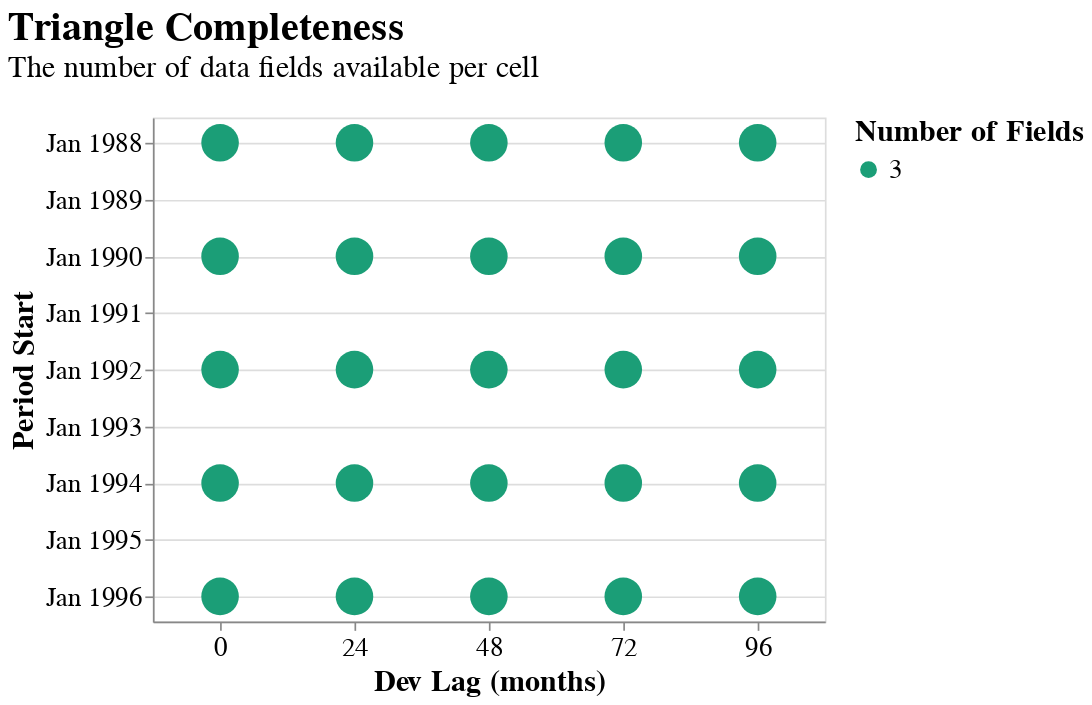

Notebook code for this chart:
### Markdown cell above
## Aggregation

### Code cell
meyers.aggregate(period_resolution=(2, 'years'), eval_resolution=(2, 'years')).plot_data_completeness()

### Figure 1 — Vega-Lite specification as saved in the notebook (floating-point values rounded to 4 significant figures)
{"autosize": {"contains": "content", "resize": true}, "config": {"style": {"group-title": {"fontSize": 24}, "group-subtitle": {"fontSize": 18}, "guide-label": {"fontSize": 16, "font": "sans-serif"}, "guide-title": {"fontSize": 18, "font": "sans-serif"}}, "mark": {"color": "#1f8fff"}, "title": {"anchor": "start", "offset": 20}, "legend": {"orient": "right", "titleAnchor": "start", "layout": {"direction": "vertical"}, "labelFontSize": 16.0, "titleFontSize": 18.0}, "axis": {"labelFontSize": 16.0, "titleFontSize": 18.0}}, "data": {"values": [{"period_start": "1988-01-01T00:00:00", "period_end": "1989-12-31T00:00:00", "evaluation_date": "1989-12-31T00:00:00", "dev_lag": 0.0, "Number of Fields": 3, "Fields": "Reported Loss ($5,411,000), Paid Loss ($2,378,000), Earned Premium ($10,720,000)"}, {"period_start": "1988-01-01T00:00:00", "period_end": "1989-12-31T00:00:00", "evaluation_date": "1991-12-31T00:00:00", "dev_lag": 24.0, "Number of Fields": 3, "Fields": "Reported Loss ($6,363,000), Paid Loss ($5,849,000), Earned Premium ($10,720,000)"}, {"period_start": "1988-01-01T00:00:00", "period_end": "1989-12-31T00:00:00", "evaluation_date": "1993-12-31T00:00:00", "dev_lag": 48.0, "Number of Fields": 3, "Fields": "Reported Loss ($6,423,000), Paid Loss ($6,300,000), Earned Premium ($10,720,000)"}, {"period_start": "1988-01-01T00:00:00", "period_end": "1989-12-31T00:00:00", "evaluation_date": "1995-12-31T00:00:00", "dev_lag": 72.0, "Number of Fields": 3, "Fields": "Reported Loss ($6,452,000), Paid Loss ($6,420,000), Earned Premium ($10,720,000)"}, {"period_start": "1988-01-01T00:00:00", "period_end": "1989-12-31T00:00:00", "evaluation_date": "1997-12-31T00:00:00", "dev_lag": 96.0, "Number of Fields": 3, "Fields": "Reported Loss ($6,455,000), Paid Loss ($6,443,000), Earned Premium ($10,720,000)"}, {"period_start": "1990-01-01T00:00:00", "period_end": "1991-12-31T00:00:00", "evaluation_date": "1991-12-31T00:00:00", "dev_lag": 0.0, "Number of Fields": 3, "Fields": "Reported Loss ($5,314,000), Paid Loss ($3,868,000), Earned Premium ($10,619,000)"}, {"period_start": "1990-01-01T00:00:00", "period_end": "1991-12-31T00:00:00", "evaluation_date": "1993-12-31T00:00:00", "dev_lag": 24.0, "Number of Fields": 3, "Fields": "Reported Loss ($7,713,000), Paid Loss ($7,001,000), Earned Premium ($10,619,000)"}, {"period_start": "1990-01-01T00:00:00", "period_end": "1991-12-31T00:00:00", "evaluation_date": "1995-12-31T00:00:00", "dev_lag": 48.0, "Number of Fields": 3, "Fields": "Reported Loss ($8,382,000), Paid Loss ($7,965,000), Earned Premium ($10,619,000)"}, {"period_start": "1990-01-01T00:00:00", "period_end": "1991-12-31T00:00:00", "evaluation_date": "1997-12-31T00:00:00", "dev_lag": 72.0, "Number of Fields": 3, "Fields": "Reported Loss ($8,513,000), Paid Loss ($8,487,000), Earned Premium ($10,619,000)"}, {"period_start": "1990-01-01T00:00:00", "period_end": "1991-12-31T00:00:00", "evaluation_date": "1999-12-31T00:00:00", "dev_lag": 96.0, "Number of Fields": 3, "Fields": "Reported Loss ($8,621,000), Paid Loss ($8,615,000), Earned Premium ($10,619,000)"}, {"period_start": "1992-01-01T00:00:00", "period_end": "1993-12-31T00:00:00", "evaluation_date": "1993-12-31T00:00:00", "dev_lag": 0.0, "Number of Fields": 3, "Fields": "Reported Loss ($4,914,000), Paid Loss ($3,102,000), Earned Premium ($10,444,000)"}, {"period_start": "1992-01-01T00:00:00", "period_end": "1993-12-31T00:00:00", "evaluation_date": "1995-12-31T00:00:00", "dev_lag": 24.0, "Number of Fields": 3, "Fields": "Reported Loss ($6,647,000), Paid Loss ($6,131,000), Earned Premium ($10,444,000)"}, {"period_start": "1992-01-01T00:00:00", "period_end": "1993-12-31T00:00:00", "evaluation_date": "1997-12-31T00:00:00", "dev_lag": 48.0, "Number of Fields": 3, "Fields": "Reported Loss ($6,753,000), Paid Loss ($6,525,000), Earned Premium ($10,444,000)"}, {"period_start": "1992-01-01T00:00:00", "period_end": "1993-12-31T00:00:00", "evaluation_date": "1999-12-31T00:00:00", "dev_lag": 72.0, "Number of Fields": 3, "Fields": "Reported Loss ($6,892,000), Paid Loss ($6,770,000), Earned Premium ($10,444,000)"}, {"period_start": "1992-01-01T00:00:00", "period_end": "1993-12-31T00:00:00", "evaluation_date": "2001-12-31T00:00:00", "dev_lag": 96.0, "Number of Fields": 3, "Fields": "Reported Loss ($6,854,000), Paid Loss ($6,824,000), Earned Premium ($10,444,000)"}, {"period_start": "1994-01-01T00:00:00", "period_end": "1995-12-31T00:00:00", "evaluation_date": "1995-12-31T00:00:00", "dev_lag": 0.0, "Number of Fields": 3, "Fields": "Reported Loss ($7,103,000), Paid Loss ($4,220,000), Earned Premium ($10,458,000)"}, {"period_start": "1994-01-01T00:00:00", "period_end": "1995-12-31T00:00:00", "evaluation_date": "1997-12-31T00:00:00", "dev_lag": 24.0, "Number of Fields": 3, "Fields": "Reported Loss ($8,558,000), Paid Loss ($7,321,000), Earned Premium ($10,458,000)"}, {"period_start": "1994-01-01T00:00:00", "period_end": "1995-12-31T00:00:00", "evaluation_date": "1999-12-31T00:00:00", "dev_lag": 48.0, "Number of Fields": 3, "Fields": "Reported Loss ($9,837,000), Paid Loss ($9,358,000), Earned Premium ($10,458,000)"}, {"period_start": "1994-01-01T00:00:00", "period_end": "1995-12-31T00:00:00", "evaluation_date": "2001-12-31T00:00:00", "dev_lag": 72.0, "Number of Fields": 3, "Fields": "Reported Loss ($9,814,000), Paid Loss ($9,800,000), Earned Premium ($10,458,000)"}, {"period_start": "1994-01-01T00:00:00", "period_end": "1995-12-31T00:00:00", "evaluation_date": "2003-12-31T00:00:00", "dev_lag": 96.0, "Number of Fields": 3, "Fields": "Reported Loss ($9,812,000), Paid Loss ($9,812,000), Earned Premium ($10,458,000)"}, {"period_start": "1996-01-01T00:00:00", "period_end": "1997-12-31T00:00:00", "evaluation_date": "1997-12-31T00:00:00", "dev_lag": 0.0, "Number of Fields": 3, "Fields": "Reported Loss ($5,510,000), Paid Loss ($3,825,000), Earned Premium ($10,188,000)"}, {"period_start": "1996-01-01T00:00:00", "period_end": "1997-12-31T00:00:00", "evaluation_date": "1999-12-31T00:00:00", "dev_lag": 24.0, "Number of Fields": 3, "Fields": "Reported Loss ($7,581,000), Paid Loss ($7,016,000), Earned Premium ($10,188,000)"}, {"period_start": "1996-01-01T00:00:00", "period_end": "1997-12-31T00:00:00", "evaluation_date": "2001-12-31T00:00:00", "dev_lag": 48.0, "Number of Fields": 3, "Fields": "Reported Loss ($8,197,000), Paid Loss ($7,932,000), Earned Premium ($10,188,000)"}, {"period_start": "1996-01-01T00:00:00", "period_end": "1997-12-31T00:00:00", "evaluation_date": "2003-12-31T00:00:00", "dev_lag": 72.0, "Number of Fields": 3, "Fields": "Reported Loss ($8,289,000), Paid Loss ($8,161,000), Earned Premium ($10,188,000)"}, {"period_start": "1996-01-01T00:00:00", "period_end": "1997-12-31T00:00:00", "evaluation_date": "2005-12-31T00:00:00", "dev_lag": 96.0, "Number of Fields": 3, "Fields": "Reported Loss ($8,327,000), Paid Loss ($8,276,000), Earned Premium ($10,188,000)"}]}, "mark": {"type": "circle", "opacity": 1, "size": 500.0}, "encoding": {"color": {"condition": {"param": "param_25", "field": "Number of Fields", "scale": {"scheme": "dark2"}, "type": "nominal"}, "value": "lightgray"}, "tooltip": [{"field": "period_start", "title": "Period Start", "type": "temporal"}, {"field": "period_end", "title": "Period End", "type": "temporal"}, {"field": "evaluation_date", "title": "Evaluation Date", "type": "temporal"}, {"field": "dev_lag", "title": "Dev Lag (months)", "type": "nominal"}, {"field": "Fields", "type": "nominal"}], "x": {"axis": {"labelAngle": 0}, "field": "dev_lag", "scale": {"zero": true}, "title": "Dev Lag (months)", "type": "nominal"}, "y": {"field": "period_start", "scale": {"padding": 15, "reverse": true}, "timeUnit": "yearmonth", "title": "Period Start", "type": "temporal"}}, "height": 300, "params": [{"name": "param_25", "select": {"type": "point"}}, {"name": "param_26", "select": {"type": "interval", "encodings": ["x", "y"]}, "bind": "scales"}], "title": {"text": "Triangle Completeness", "subtitle": "The number of data fields available per cell"}, "width": 400, "$schema": "https://vega.github.io/schema/vega-lite/v5.20.1.json"}
